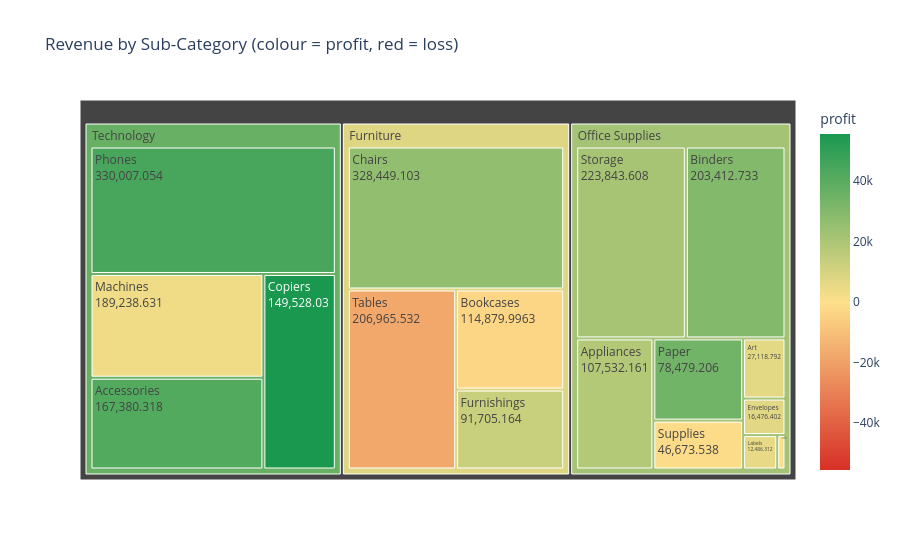

The notebook cell this image was saved under:
### Markdown cell above
## 4. Category & Sub-Category Profitability
Question: Where is profit concentrated vs where is revenue concentrated?

### Code cell
subcat = (
    df.groupby(["category", "sub_category"])[["sales", "profit"]]
    .sum()
    .reset_index()
)

fig = px.treemap(
    subcat,
    path=["category", "sub_category"],
    values="sales",
    color="profit",
    color_continuous_scale=["#d73027", "#fee08b", "#1a9850"],
    color_continuous_midpoint=0,
    title="Revenue by Sub-Category (colour = profit, red = loss)",
    template=TEMPLATE
)
fig.update_traces(textinfo="label+value")
fig.show()

### Figure 1 — Plotly figure (JSON) as saved in the notebook; plotly's stock layout.template omitted (floating-point values rounded to 4 significant figures)
{"data": [{"branchvalues": "total", "customdata": [[41940.0], [18140.0], [6528.0], [30220.0], [-3473.0], [26590.0], [55620.0], [6964.0], [949.5], [13060.0], [5546.0], [3385.0], [34050.0], [44520.0], [21280.0], [-1189.0], [-17730.0], [7902.0], [22030.0], [36680.0]], "domain": {"x": [0, 1], "y": [0, 1]}, "hovertemplate": "labels=%{label}<br>sales=%{value}<br>parent=%{parent}<br>id=%{id}<br>profit=%{color}<extra></extra>", "ids": ["Technology/Accessories", "Office Supplies/Appliances", "Office Supplies/Art", "Office Supplies/Binders", "Furniture/Bookcases", "Furniture/Chairs", "Technology/Copiers", "Office Supplies/Envelopes", "Office Supplies/Fasteners", "Furniture/Furnishings", "Office Supplies/Labels", "Technology/Machines", "Office Supplies/Paper", "Technology/Phones", "Office Supplies/Storage", "Office Supplies/Supplies", "Furniture/Tables", "Furniture", "Office Supplies", "Technology"], "labels": ["Accessories", "Appliances", "Art", "Binders", "Bookcases", "Chairs", "Copiers", "Envelopes", "Fasteners", "Furnishings", "Labels", "Machines", "Paper", "Phones", "Storage", "Supplies", "Tables", "Furniture", "Office Supplies", "Technology"], "marker": {"coloraxis": "coloraxis", "colors": [41940.0, 18140.0, 6528.0, 30220.0, -3473.0, 26590.0, 55620.0, 6964.0, 949.5, 13060.0, 5546.0, 3385.0, 34050.0, 44520.0, 21280.0, -1189.0, -17730.0, 7902.0, 22030.0, 36680.0]}, "name": "", "parents": ["Technology", "Office Supplies", "Office Supplies", "Office Supplies", "Furniture", "Furniture", "Technology", "Office Supplies", "Office Supplies", "Furniture", "Office Supplies", "Technology", "Office Supplies", "Technology", "Office Supplies", "Office Supplies", "Furniture", "", "", ""], "textinfo": "label+value", "type": "treemap", "values": [167400.0, 107500.0, 27120.0, 203400.0, 114900.0, 328400.0, 149500.0, 16480.0, 3024.0, 91710.0, 12490.0, 189200.0, 78480.0, 330000.0, 223800.0, 46670.0, 207000.0, 742000.0, 719000.0, 836200.0]}], "layout": {"coloraxis": {"cmid": 0, "colorbar": {"title": {"text": "profit"}}, "colorscale": [[0, "#d73027"], [0.5, "#fee08b"], [1, "#1a9850"]]}, "legend": {"tracegroupgap": 0}, "title": {"text": "Revenue by Sub-Category (colour = profit, red = loss)"}}}
